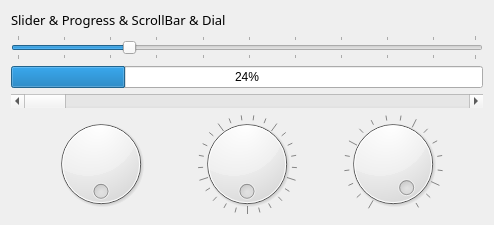
                <widget class="QWidget" name="widget_6" native="true">
                 <layout class="QGridLayout" name="gridLayout">
                  <item row="0" column="0">
                   <widget class="QLabel" name="label_6">
                    <property name="font">
                     <font>
                      <family>微软雅黑</family>
                      <pointsize>10</pointsize>
                      <bold>false</bold>
                     </font>
                    </property>
                    <property name="text">
                     <string>Slider &amp; Progress &amp; ScrollBar &amp; Dial</string>
                    </property>
                   </widget>
                  </item>
                  <item row="1" column="0">
                   <widget class="QSlider" name="horizontalSlider">
                    <property name="singleStep">
                     <number>0</number>
                    </property>
                    <property name="pageStep">
                     <number>10</number>
                    </property>
                    <property name="value">
                     <number>24</number>
                    </property>
                    <property name="tracking">
                     <bool>true</bool>
                    </property>
                    <property name="orientation">
                     <enum>Qt::Orientation::Horizontal</enum>
                    </property>
                    <property name="invertedAppearance">
                     <bool>false</bool>
                    </property>
                    <property name="invertedControls">
                     <bool>false</bool>
                    </property>
                    <property name="tickPosition">
                     <enum>QSlider::TickPosition::TicksBothSides</enum>
                    </property>
                    <property name="tickInterval">
                     <number>10</number>
                    </property>
                    <property name="showValueTip" stdset="0">
                     <bool>true</bool>
                    </property>
                   </widget>
                  </item>
                  <item row="2" column="0">
                   <widget class="QProgressBar" name="progressBar">
                    <property name="maximum">
                     <number>99</number>
                    </property>
                    <property name="value">
                     <number>24</number>
                    </property>
                   </widget>
                  </item>
                  <item row="3" column="0">
                   <widget class="QScrollBar" name="horizontalScrollBar">
                    <property name="orientation">
                     <enum>Qt::Orientation::Horizontal</enum>
                    </property>
                    <property name="invertedAppearance">
                     <bool>false</bool>
                    </property>
                   </widget>
                  </item>
                  <item row="5" column="0">
                   <layout class="QHBoxLayout" name="horizontalLayout_3">
                    <item>
                     <spacer name="horizontalSpacer_13">
                      <property name="orientation">
                       <enum>Qt::Orientation::Horizontal</enum>
                      </property>
                      <property name="sizeHint" stdset="0">
                       <size>
                        <width>40</width>
                        <height>20</height>
                       </size>
                      </property>
                     </spacer>
                    </item>
                    <item>
                     <widget class="QDial" name="dial_3">
                      <property name="wrapping">
                       <bool>true</bool>
                      </property>
                      <property name="dialStyle" stdset="0">
                       <number>3</number>
                      </property>
                     </widget>
                    </item>
                    <item>
                     <spacer name="horizontalSpacer_11">
                      <property name="orientation">
                       <enum>Qt::Orientation::Horizontal</enum>
                      </property>
                      <property name="sizeHint" stdset="0">
                       <size>
                        <width>40</width>
                        <height>20</height>
                       </size>
                      </property>
                     </spacer>
                    </item>
                    <item>
                     <widget class="QDial" name="dial">
                      <property name="minimumSize">
                       <size>
                        <width>0</width>
                        <height>100</height>
                       </size>
                      </property>
                      <property name="maximum">
                       <number>99</number>
                      </property>
                      <property name="sliderPosition">
                       <number>0</number>
                      </property>
                      <property name="orientation">
                       <enum>Qt::Orientation::Horizontal</enum>
                      </property>
                      <property name="invertedAppearance">
                       <bool>false</bool>
                      </property>
                      <property name="invertedControls">
                       <bool>false</bool>
                      </property>
                      <property name="wrapping">
                       <bool>true</bool>
                      </property>
                      <property name="notchesVisible">
                       <bool>true</bool>
                      </property>
                      <property name="dialStyle" stdset="0">
                       <number>1</number>
                      </property>
                     </widget>
                    </item>
                    <item>
                     <spacer name="horizontalSpacer_12">
                      <property name="orientation">
                       <enum>Qt::Orientation::Horizontal</enum>
                      </property>
                      <property name="sizeHint" stdset="0">
                       <size>
                        <width>40</width>
                        <height>20</height>
                       </size>
                      </property>
                     </spacer>
                    </item>
                    <item>
                     <widget class="QDial" name="dial_2">
                      <property name="sliderPosition">
                       <number>0</number>
                      </property>
                      <property name="tracking">
                       <bool>true</bool>
                      </property>
                      <property name="invertedAppearance">
                       <bool>true</bool>
                      </property>
                      <property name="invertedControls">
                       <bool>false</bool>
                      </property>
                      <property name="wrapping">
                       <bool>false</bool>
                      </property>
                      <property name="notchTarget">
                       <double>5.699999999999999</double>
                      </property>
                      <property name="notchesVisible">
                       <bool>true</bool>
                      </property>
                      <property name="dialStyle" stdset="0">
                       <number>2</number>
                      </property>
                     </widget>
                    </item>
                    <item>
                     <spacer name="horizontalSpacer_14">
                      <property name="orientation">
                       <enum>Qt::Orientation::Horizontal</enum>
                      </property>
                      <property name="sizeHint" stdset="0">
                       <size>
                        <width>40</width>
                        <height>20</height>
                       </size>
                      </property>
                     </spacer>
                    </item>
                   </layout>
                  </item>
                 </layout>
                </widget>
